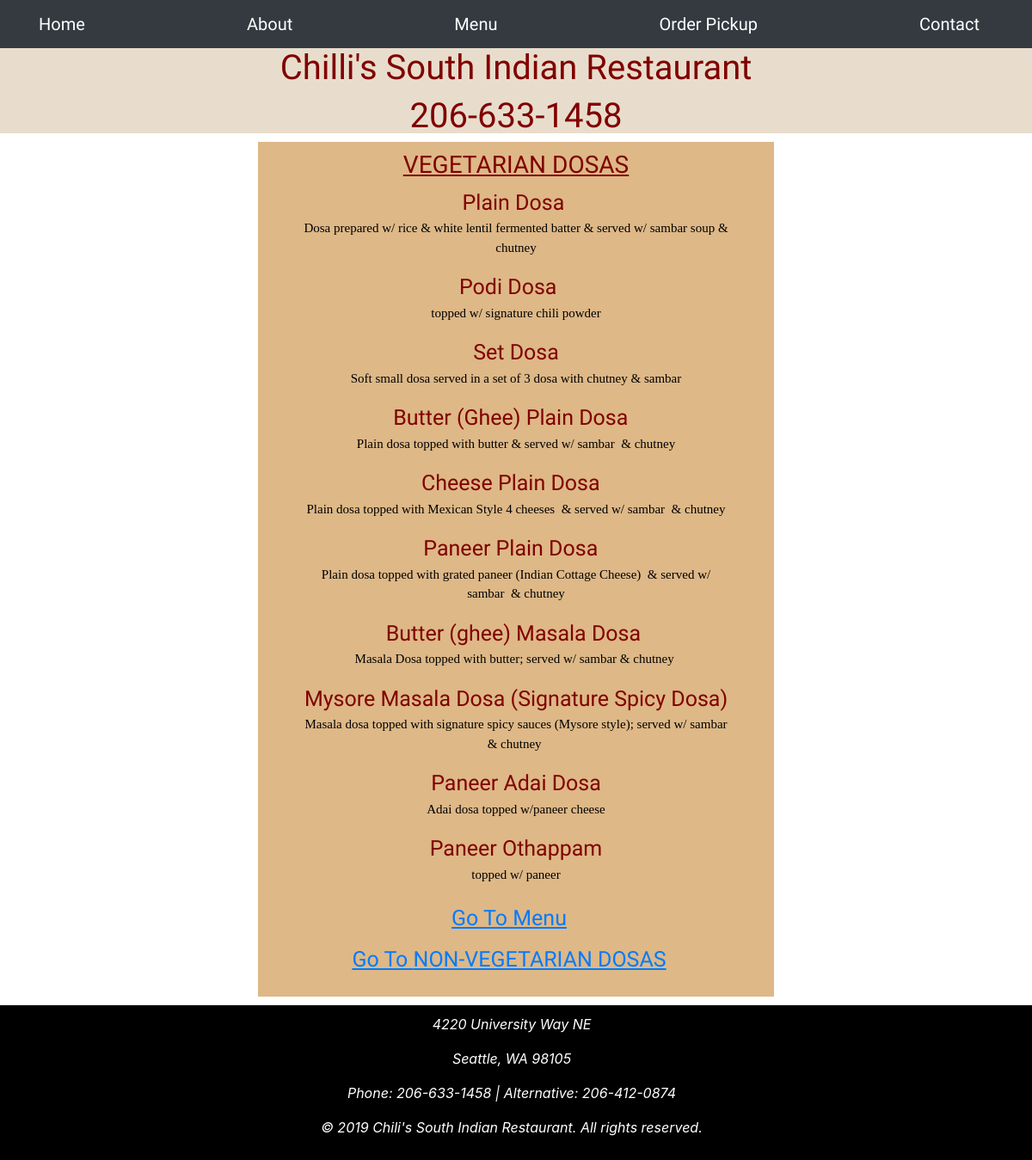
/VEGETARIAN DOSAS, run on the app's committed database.
### restaurant_app/models.py (models this page shows)
class Item(models.Model):
    item=models.CharField(max_length=100)
    categories_choices = (('APPETIZERS','APPETIZERS'),('VEGETARIAN DOSAS','VEGETARIAN DOSAS'),('NON-VEGETARIAN DOSAS','NON-VEGETARIAN DOSAS'),
                          ('VEGETARIAN SPECIALTIES','VEGETARIAN SPECIALTIES'),('NON-VEGETARIAN SPECIALTIES','NON-VEGETARIAN SPECIALTIES'),
                          ('SEA FOOD ENTREES','SEA FOOD ENTREES'),('DESSERTS & BEVERAGES','DESSERTS & BEVERAGES'))
    item_description=models.TextField(default='')
    category=models.TextField(choices=categories_choices)

### restaurant_app/views.py (the view)
# urls.py: path('<str:section>',views.food_items,name='food_items'),
def food_items(request, section):
    category_list=[x[0] for x in Item.categories_choices]
    if section not in category_list:
        return HttpResponseRedirect('/menu')
    next_section_idx = (category_list.index(section) +1 ) % len(category_list)
    items_list=Item.objects.filter(category=section)
    context={'items_list':items_list, 'section':section , 'next_section': category_list[next_section_idx] }
    return render(request,'restaurant_app/food_items.html',context)

### restaurant_app/templates/restaurant_app/food_items.html
<!DOCTYPE html>
{% extends "restaurant_app/base.html" %}
{% block content %}
  <div class = "item_box" >
    <h3 style="text-decoration: underline;"> {{section}} </h3>
      {% for food_items in items_list %}
        {{ food_items.item}}
        <p class='item_description'>{{food_items.item_description}}</p>
      {% endfor %}
      <a class="navbar-brand" style="font-size: 25px;text-decoration:underline;" href="{% url 'menu'%}">Go To Menu</a>
      <br> <a class="navbar-brand" style="font-size: 25px;text-decoration:underline;" href="/{{next_section}}"> Go To {{next_section}}  </a>
  </div>
  <div class="site_footer" style="position: relative;">
    <br><p> </p>
    <br><p> </p>
    <br><p> </p>
    <br><p> </p>
  </div>
{% endblock %}

### restaurant_app/static/css/style.css (style rules this page uses)
.item_box { margin-top: 10px; margin-left: 25%; text-align: center; background-color: #DEB887; width: 50%; color: black; padding: 10px 50px 20px; margin-bottom: 30px; color: #800000; font-family: 'Bangers', cursive; font-family: 'Staatliches', cursive; font-size: 25px; text-decoration:none; }
.item_description { font-size: 0.6em; color: black; font-family: cursive; text-decoration:none; }

### data on the page
Item: item "Plain Dosa", item_description "Dosa prepared w/ rice & white lentil fermented batter & served w/ sambar soup & chutney"
Item: item "Podi Dosa", item_description "topped w/ signature chili powder"
Item: item "Set Dosa", item_description "Soft small dosa served in a set of 3 dosa with chutney & sambar"
Item: item "Butter (Ghee) Plain Dosa", item_description "Plain dosa topped with butter & served w/ sambar & chutney"
Item: item "Cheese Plain Dosa", item_description "Plain dosa topped with Mexican Style 4 cheeses & served w/ sambar & chutney"
Item: item "Paneer Plain Dosa", item_description "Plain dosa topped with grated paneer (Indian Cottage Cheese) & served w/ sambar & chutney"
Item: item "Butter (ghee) Masala Dosa", item_description "Masala Dosa topped with butter; served w/ sambar & chutney"
Item: item "Mysore Masala Dosa (Signature Spicy Dosa)", item_description "Masala dosa topped with signature spicy sauces (Mysore style); served w/ sambar & chutney"
Item: item "Paneer Adai Dosa", item_description "Adai dosa topped w/paneer cheese"
Item: item "Paneer Othappam", item_description "topped w/ paneer"

### other printed values
{{ section }} "VEGETARIAN DOSAS"
{{ next_section }} "NON-VEGETARIAN DOSAS"
